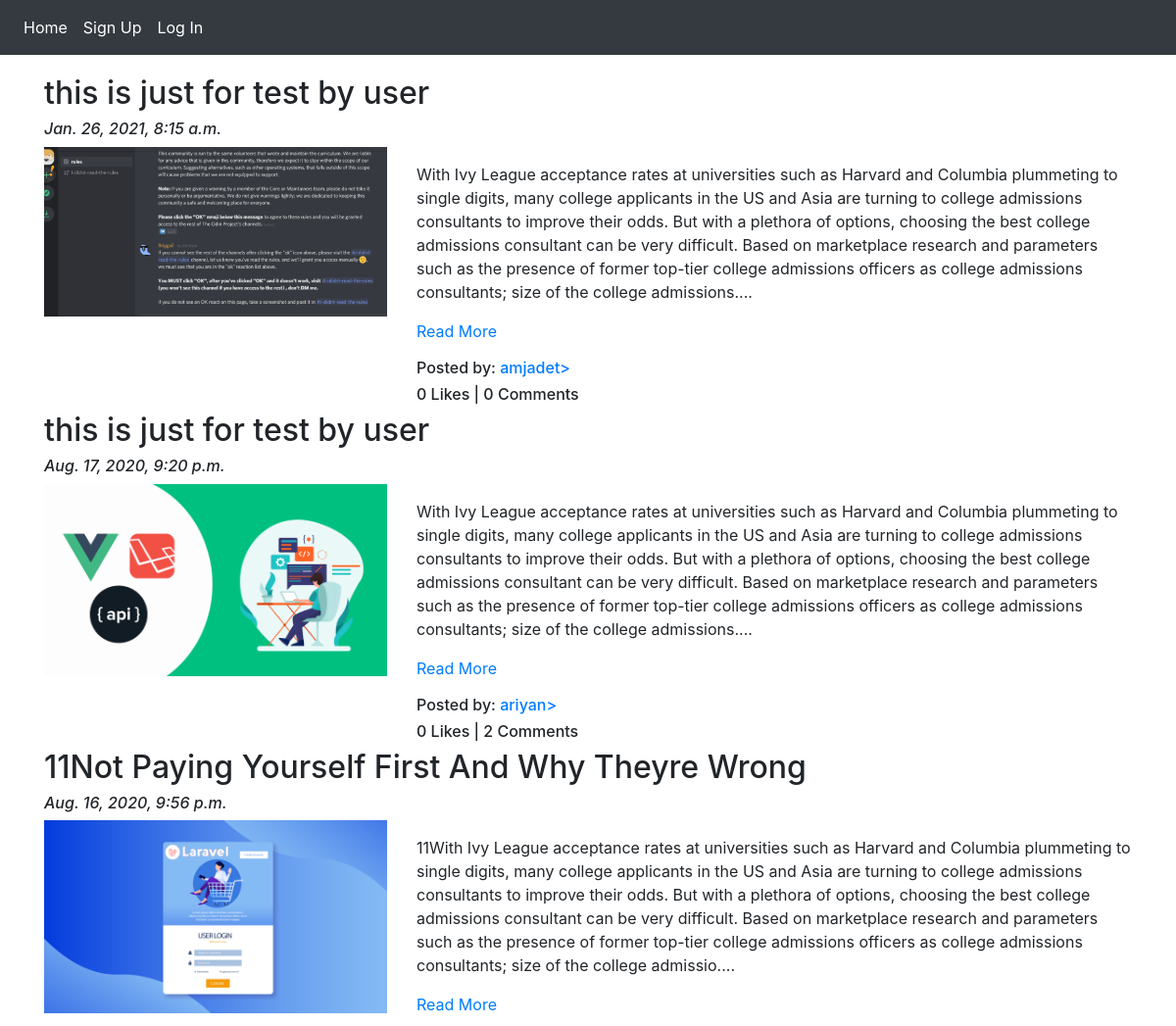
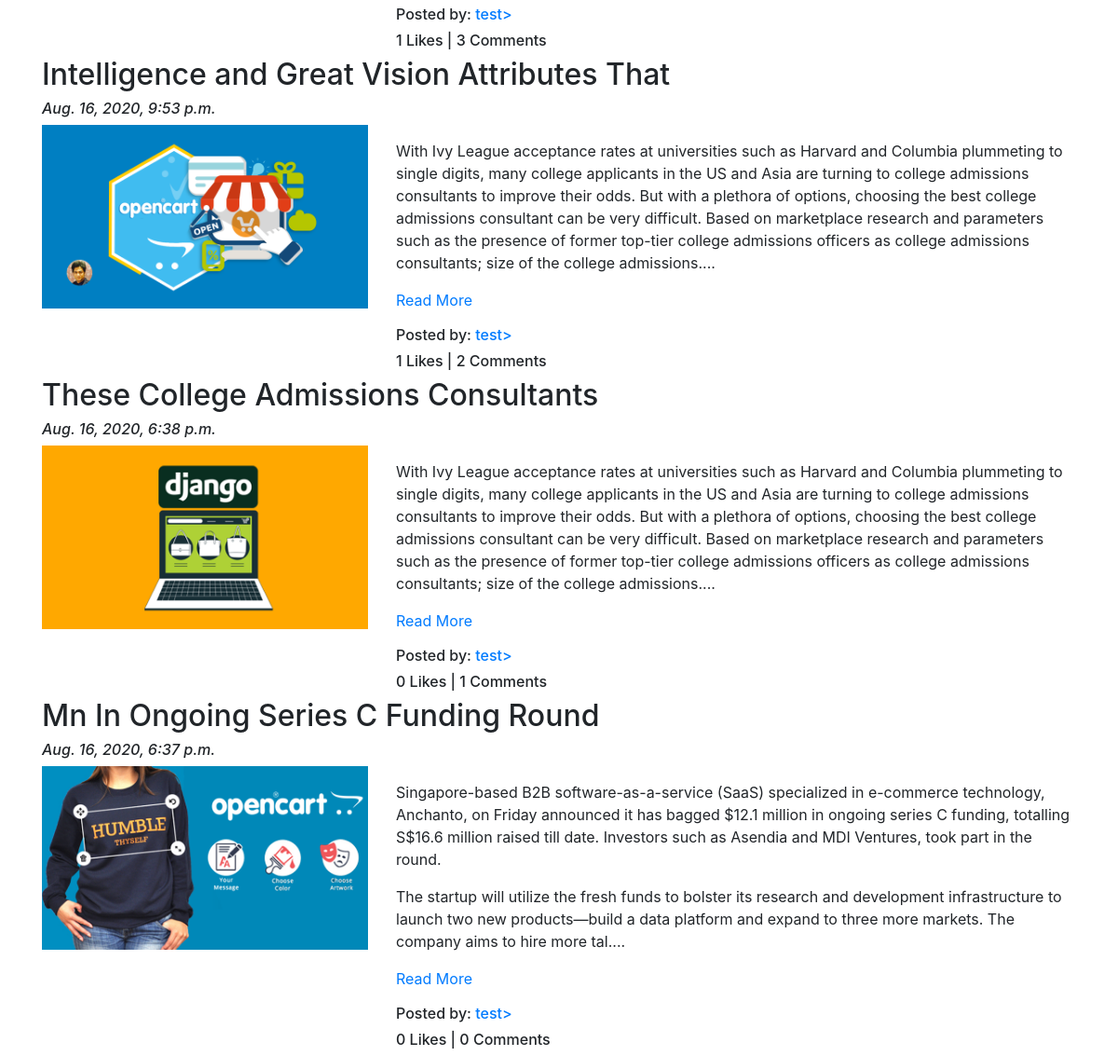
Screenshot of /blog/ with the database file from the repository (2 pictures, top to bottom).
### App_Blog/models.py (models this page shows, shortened)
class Blog(models.Model):
    author = models.ForeignKey(User, on_delete=models.CASCADE, related_name='post_author')
    blog_title = models.CharField(max_length=264, verbose_name="Put a Title")
    slug = models.SlugField(max_length=264, unique=True)
    blog_content = models.TextField(verbose_name="What is on your mind?")
    blog_image = models.ImageField(upload_to='blog_images', verbose_name="Blog Image")
    publish_date = models.DateTimeField(auto_now_add=True)
    update_date = models.DateTimeField(auto_now=True)
    class Meta:
        ordering = ['-publish_date']

### App_Blog/views.py (the view)
# urls.py: path('', views.BlogList.as_view(), name='blog_list'),
class BlogList(ListView):
    context_object_name = 'blogs'
    model = Blog
    template_name = 'App_Blog/blog_list.html'
    queryset = Blog.objects.order_by('-publish_date')

### App_Blog/templatetags/custom_filters.py (called while the page is built)
def range_filter(value):
    return value[0:500] + "...."

### templates/App_Blog/blog_list.html (shortened to what this page needs)
{% extends 'base.html' %}
{% load custom_filters %}
{% block body_block %}
{% for blog in blogs %}
<h2>{{ blog.blog_title }}</h2>
<h6><i>{{blog.publish_date}}</i></h6>
<div class="row">
  <div class="col-sm-4">
    <img src="/media/{{blog.blog_image}}" alt="{{blog.blog_title}}" title ="{{blog.blog_title}}" width="100%">
    </div>
    <div class="col-sm-8">
      <p>{{blog.blog_content|range_filter|linebreaks}}
        <a href="{% url 'App_Blog:blog_details' slug=blog.slug %}">Read More</a>
      </p>
      <h6>Posted by: <a href="#">{{blog.author}}></a></h6>
      <h6>{{blog.liked_blog.count}} Likes | {{blog.blog_comment.count}} Comments</h6>
    </div>
</div>
{% endfor %}
{% endblock %}

### rows the page displays
Blog: blog_title "this is just for test by user", publish_date "Jan. 26, 2021, 8:15 a.m.", blog_image (picture), blog_content|range_filter "With Ivy League acceptance rates at universities such as Harvard and Columbia plummeting to single digits, many college applicants in the US and Asia are turning to college admissions consultants to improve their odds. But with a plethora of options, choosing the best college admissions consultant can be very difficult. Based on marketplace research and parameters such as the presence of former top-tier college admissions officers as college admissions consultants; size of the college admissions....", author "amjadet", liked_blog.count "0", blog_comment.count "0"
Blog: blog_title "this is just for test by user", publish_date "Aug. 17, 2020, 9:20 p.m.", blog_image (picture), blog_content|range_filter "With Ivy League acceptance rates at universities such as Harvard and Columbia plummeting to single digits, many college applicants in the US and Asia are turning to college admissions consultants to improve their odds. But with a plethora of options, choosing the best college admissions consultant can be very difficult. Based on marketplace research and parameters such as the presence of former top-tier college admissions officers as college admissions consultants; size of the college admissions....", author "ariyan", liked_blog.count "0", blog_comment.count "2"
Blog: blog_title "11Not Paying Yourself First And Why Theyre Wrong", publish_date "Aug. 16, 2020, 9:56 p.m.", blog_image (picture), blog_content|range_filter "11With Ivy League acceptance rates at universities such as Harvard and Columbia plummeting to single digits, many college applicants in the US and Asia are turning to college admissions consultants to improve their odds. But with a plethora of options, choosing the best college admissions consultant can be very difficult. Based on marketplace research and parameters such as the presence of former top-tier college admissions officers as college admissions consultants; size of the college admissio....", author "test", liked_blog.count "1", blog_comment.count "3"
Blog: blog_title "Intelligence and Great Vision Attributes That", publish_date "Aug. 16, 2020, 9:53 p.m.", blog_image (picture), blog_content|range_filter "With Ivy League acceptance rates at universities such as Harvard and Columbia plummeting to single digits, many college applicants in the US and Asia are turning to college admissions consultants to improve their odds. But with a plethora of options, choosing the best college admissions consultant can be very difficult. Based on marketplace research and parameters such as the presence of former top-tier college admissions officers as college admissions consultants; size of the college admissions....", author "test", liked_blog.count "1", blog_comment.count "2"
Blog: blog_title "These College Admissions Consultants", publish_date "Aug. 16, 2020, 6:38 p.m.", blog_image (picture), blog_content|range_filter "With Ivy League acceptance rates at universities such as Harvard and Columbia plummeting to single digits, many college applicants in the US and Asia are turning to college admissions consultants to improve their odds. But with a plethora of options, choosing the best college admissions consultant can be very difficult. Based on marketplace research and parameters such as the presence of former top-tier college admissions officers as college admissions consultants; size of the college admissions....", author "test", liked_blog.count "0", blog_comment.count "1"
Blog: blog_title "Mn In Ongoing Series C Funding Round", publish_date "Aug. 16, 2020, 6:37 p.m.", blog_image (picture), blog_content|range_filter "Singapore-based B2B software-as-a-service (SaaS) specialized in e-commerce technology, Anchanto, on Friday announced it has bagged $12.1 million in ongoing series C funding, totalling S$16.6 million raised till date. Investors such as Asendia and MDI Ventures, took part in the round. The startup will utilize the fresh funds to bolster its research and development infrastructure to launch two new products—build a data platform and expand to three more markets. The company aims to hire more tal....", author "test", liked_blog.count "0", blog_comment.count "0"
